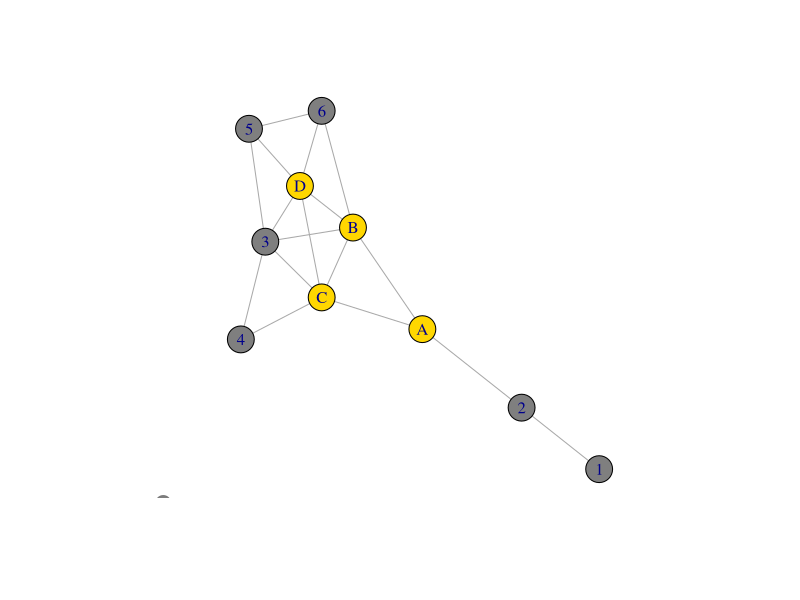
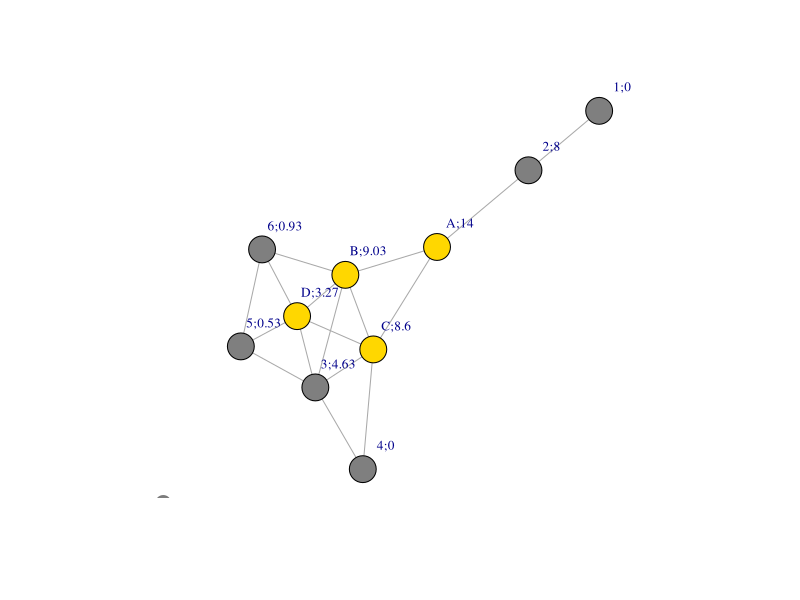
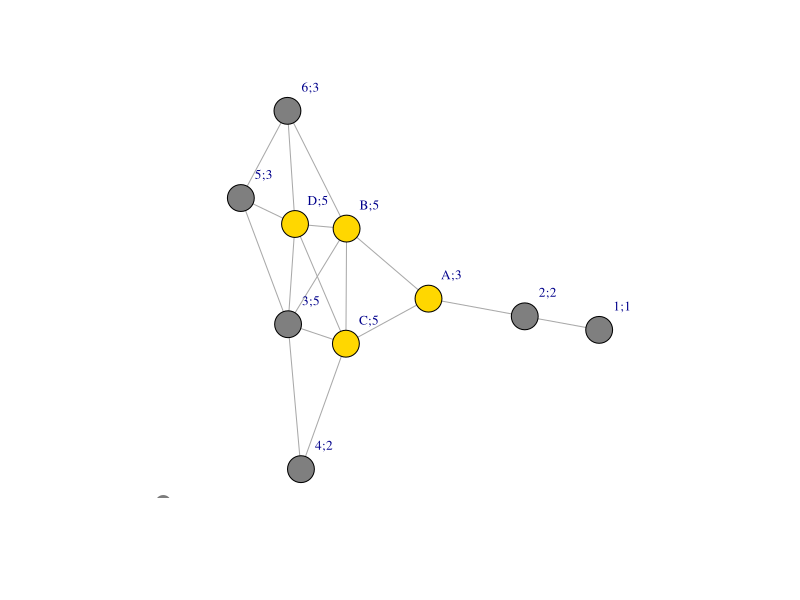

Reproduce these figures in R, in order. (Note: this script raises an error after producing the figures.)
## ---- chunk 1
library(igraph)
library(tidyverse)
## ---- chunk 2
node_list <- data.frame(nodes = c("1","2","3","4","5","6","A","B","C","D"))
node_list
## ---- chunk 3
edge_list <- data.frame(from = 
                          c("1","2","2","3","3","3","3","3","4","4","5","5","5","6","6","6","A","A","A",
                            "B","B","B","B","B","C","C","C","C","C","D","D","D","D","D"), 
                        to =
                          c("2","1","A","4","5","B","C","D","3","3","3","6","D","5","B","D","2","B","C",
                            "3","6","A","C","D","3","4","A","B","D","3","5","6","B","C"))
edge_list %>% head()
## ---- chunk 4
edge_list <- igraph::as_data_frame(igraph::simplify(graph_from_data_frame(edge_list, directed=FALSE)))
## ---- chunk 5
fakebook <- graph_from_data_frame(d = edge_list, vertices = node_list, directed = FALSE)
fakebook
## ---- chunk 6
V(fakebook)$color <-c(rep("gray50",6),rep("gold",4))
plot(fakebook)
legend(x=-1.5, y=-1.1, c("Seats taken","Seats to choose"), pch=21,
col="#777777", pt.bg=c("gray50","gold"), pt.cex=2, cex=.8, bty="n", ncol=1)
## ---- chunk 7
V(fakebook)$bc <- betweenness(fakebook)
V(fakebook)$bc
## ---- chunk 8
label <- paste(V(fakebook)$name, round(V(fakebook)$bc,2), sep=";")
plot(fakebook, vertex.label = label, vertex.label.cex=0.8, vertex.label.dist=2.5)
legend(x=-1.5, y=-1.1, c("Seats taken","Seats to choose"), pch=21,
col="#777777", pt.bg=c("gray50","gold"), pt.cex=2, cex=.8, bty="n", ncol=1)
## ---- chunk 9
V(fakebook)$dc <- degree(fakebook)
V(fakebook)$dc
## ---- chunk 10
label <- paste(V(fakebook)$name, round(V(fakebook)$dc,2), sep=";")
plot(fakebook, vertex.label = label, vertex.label.cex=0.8, vertex.label.dist=2.5)
legend(x=-1.5, y=-1.1, c("Seats taken","Seats to choose"), pch=21,
col="#777777", pt.bg=c("gray50","gold"), pt.cex=2, cex=.8, bty="n", ncol=1)
## ---- chunk 11
V(fakebook)$ec <- evcent(fakebook)
unlist(V(fakebook)$ec[1])
## ---- chunk 12
label <- paste(V(fakebook)$name, round(unlist(V(fakebook)$ec[1]),2), sep=";")
plot(fakebook, vertex.label = label, vertex.label.cex=0.8, vertex.label.dist=2.5)
legend(x=-1.5, y=-1.1, c("Seats taken","Seats to choose"), pch=21,
col="#777777", pt.bg=c("gray50","gold"), pt.cex=2, cex=.8, bty="n", ncol=1)
## ---- chunk 13
V(fakebook)$cc <- closeness(fakebook)
V(fakebook)$cc
## ---- chunk 14
label <- paste(V(fakebook)$name, round(V(fakebook)$cc,2), sep=";")
plot(fakebook, vertex.label = label, vertex.label.cex=0.8, vertex.label.dist=2.5)
legend(x=-1.5, y=-1.1, c("Seats taken","Seats to choose"), pch=21,
col="#777777", pt.bg=c("gray50","gold"), pt.cex=2, cex=.8, bty="n", ncol=1)
